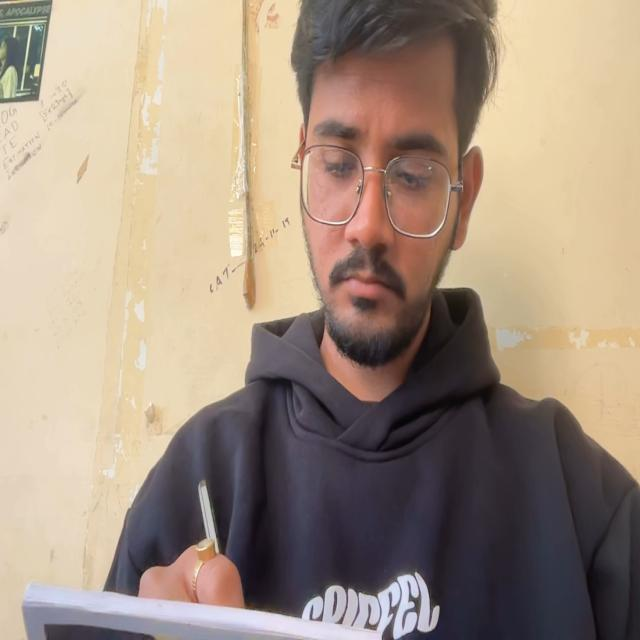
#> input picture test_image2.jpg, 640 x 640 px, found by its file name
$ python headpose.py
#> lines starting #> are read from the running program, lines starting #| are printed output that depends on the picture
import os
import cv2
import numpy as np
from rembg import remove
from PIL import Image
import io

def extract_foreground_objects(image):
    """
    Use K-means clustering for better object segmentation.
    """
    Z = image.reshape((-1, 3))
    Z = np.float32(Z)

    # Define criteria and apply K-means
    criteria = (cv2.TERM_CRITERIA_EPS + cv2.TERM_CRITERIA_MAX_ITER, 10, 1.0)
    K = 3  # Number of clusters
    _, labels, centers = cv2.kmeans(Z, K, None, criteria, 10, cv2.KMEANS_RANDOM_CENTERS)

    centers = np.uint8(centers)
    segmented_image = centers[labels.flatten()]
    segmented_image = segmented_image.reshape(image.shape)

    return segmented_image

def improved_segment_foreign_objects(image):
    """
    Enhanced segmentation using K-means clustering and multiple detection methods.
    """
    if image is None:
        print("Error: No image received.")
        return None

    gray = cv2.cvtColor(image, cv2.COLOR_BGR2GRAY)

    # **1. Remove Background using rembg**
    _, buffer = cv2.imencode('.png', image)
    input_data = io.BytesIO(buffer)
    output_data = remove(input_data.read())  # Background Removal
    output_image = Image.open(io.BytesIO(output_data)).convert("RGB")
    output_image = np.array(output_image)
    output_image = cv2.cvtColor(output_image, cv2.COLOR_RGB2BGR)

    # **2. Apply K-means Clustering for Foreground Segmentation**
    segmented = extract_foreground_objects(output_image)

    # **3. Edge Detection**
    edges = cv2.Canny(gray, 50, 150)

    # **4. Adaptive Thresholding**
    thresh = cv2.adaptiveThreshold(gray, 255, cv2.ADAPTIVE_THRESH_GAUSSIAN_C, cv2.THRESH_BINARY_INV, 11, 2)

    # **5. Debugging: Check image shapes**
    print(f"Edges shape: {edges.shape}")
    print(f"Threshold shape: {thresh.shape}")
    print(f"Segmented shape: {segmented.shape}")

    # Ensure all images are the same size and type before performing bitwise operations
    if edges.shape != thresh.shape:
        thresh = cv2.resize(thresh, (edges.shape[1], edges.shape[0]))
        print("Resized threshold to match edges shape.")

    if edges.shape != segmented.shape:
        segmented = cv2.resize(segmented, (edges.shape[1], edges.shape[0]))
        print("Resized segmented to match edges shape.")

    # **6. Ensure all images are binary (0 or 255)**
    _, edges = cv2.threshold(edges, 127, 255, cv2.THRESH_BINARY)
    _, thresh = cv2.threshold(thresh, 127, 255, cv2.THRESH_BINARY)
    _, segmented = cv2.threshold(segmented, 127, 255, cv2.THRESH_BINARY)

    # **7. Ensure they are uint8 (if they are not already)**
    edges = np.uint8(edges)
    thresh = np.uint8(thresh)
    segmented = np.uint8(segmented)

    # **8. Combine all detections**
    combined = cv2.bitwise_or(edges, thresh)
    combined = cv2.bitwise_or(combined, segmented)

    # **9. Morphological Processing**
    kernel = np.ones((5, 5), np.uint8)
    combined = cv2.morphologyEx(combined, cv2.MORPH_CLOSE, kernel, iterations=2)

    # **10. Find Contours**
    contours, _ = cv2.findContours(combined, cv2.RETR_EXTERNAL, cv2.CHAIN_APPROX_SIMPLE)

    rois = []
    boxes = []

    for i, contour in enumerate(contours):
        x, y, w, h = cv2.boundingRect(contour)
        area = w * h
        aspect_ratio = w / float(h)

        if (500 < area < 200000) and ((0.1 < aspect_ratio < 8) or (w > 30 and h > 5)):  # Adjusted for thin objects
            roi = gray[y:y + h, x:x + w]
            roi_resized = cv2.resize(roi, (64, 64))
            rois.append(roi_resized)
            boxes.append((x, y, w, h))

            cv2.rectangle(image, (x, y), (x + w, y + h), (0, 255, 0), 2)
            cv2.imwrite(f"segmented_object_{i}.jpg", roi_resized)

    return image, np.array(rois), boxes

def main():
    os.chdir("C:/Users/DEll/Downloads/dip project 1st/FYP")
    image_path = input('C:/Users/DEll/Downloads/dip project 1st/FYP/test_image2.jpg').strip()
#> the answer given: test_image2.jpg

    # Read the input image
    image = cv2.imread('C:/Users/DEll/Downloads/dip project 1st/FYP/test_image2.jpg')
#> image is the input picture: shape (640, 640, 3); mean B, G, R 128.5, 145, 162.8
    if image is None:
        print("Error: Unable to load the image.")
        return

    # Process the image
    processed_image, rois, boxes = improved_segment_foreign_objects(image)
#> in improved_segment_foreign_objects, `gray = cv2.cvtColor(image, cv2.COLOR_BGR2GRAY)`:
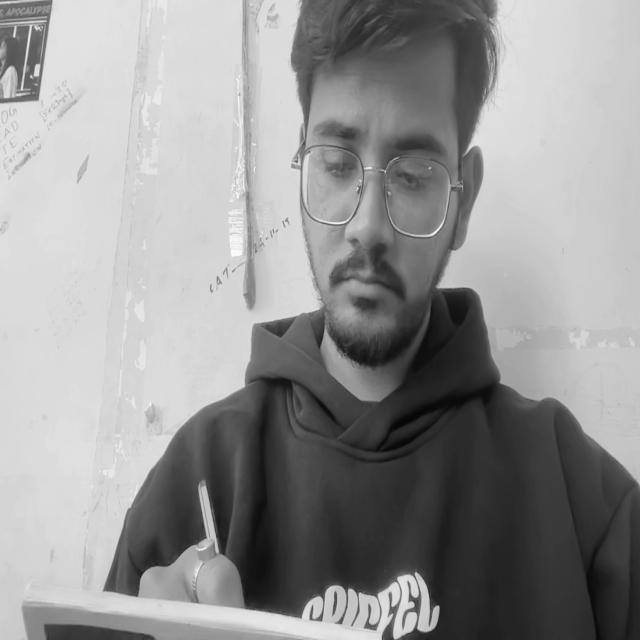
#> gray: shape (640, 640); min 4, max 252, mean 148.4

    # Print results to console
    print("\n🔹 Segmentation Results:")
    print(f"🔹 Number of segmented objects: {len(rois)}")
    print(f"🔹 Bounding Boxes: {boxes}")

    # Display the final processed image
    cv2.imshow("Segmented Objects", processed_image)
    cv2.waitKey(0)
    cv2.destroyAllWindows()

if __name__ == "__main__":
    main()
#> (the call stopped at in improved_segment_foreign_objects, `output_data = remove(input_data.read())`: rembg is not available in this run)
